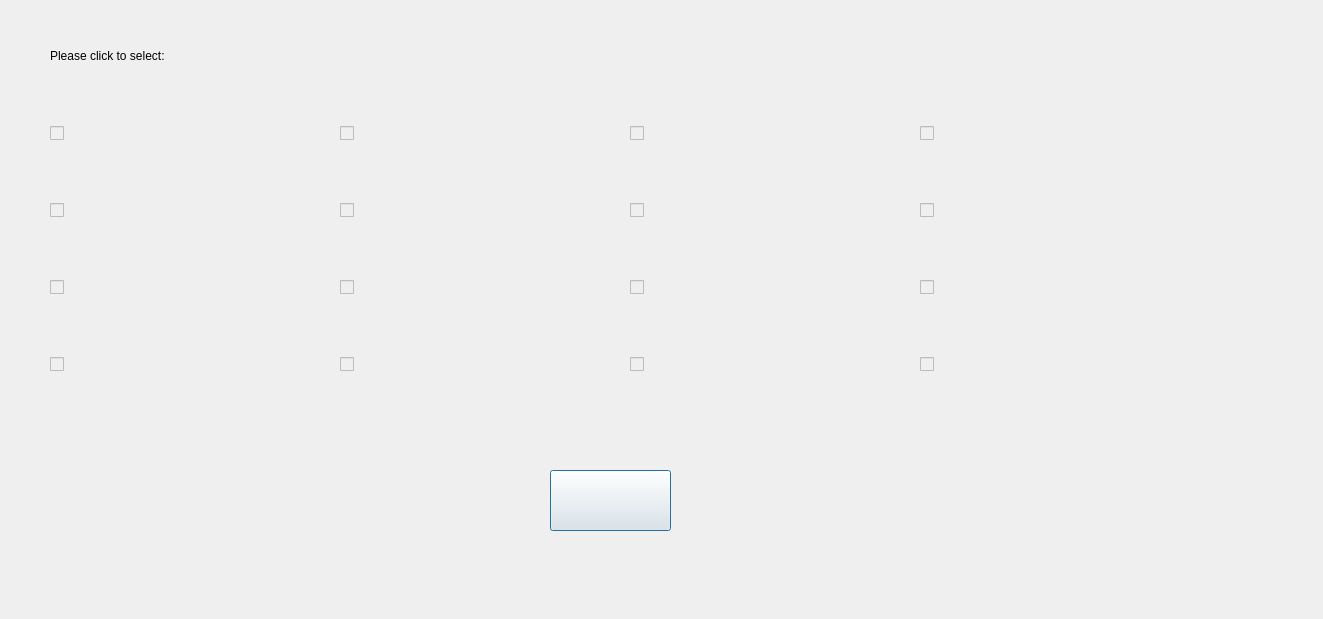
<?xml version="1.0" encoding="UTF-8"?>
<ui version="4.0">
 <class>TableBlg</class>
 <widget class="QDialog" name="TableBlg">
  <property name="geometry">
   <rect>
    <x>0</x>
    <y>0</y>
    <width>1323</width>
    <height>619</height>
   </rect>
  </property>
  <property name="windowTitle">
   <string>Dialog</string>
  </property>
  <property name="styleSheet">
   <string notr="true">QDialog#TableBlg{
	border-image: url(:/pictures/icon/frame_01.png);}</string>
  </property>
  <widget class="QPushButton" name="ok_button">
   <property name="geometry">
    <rect>
     <x>550</x>
     <y>470</y>
     <width>121</width>
     <height>61</height>
    </rect>
   </property>
   <property name="styleSheet">
    <string notr="true">QPushButton#ok_button{
border-image: url(:/pictures/icon/ok.png);}</string>
   </property>
   <property name="text">
    <string/>
   </property>
  </widget>
  <widget class="QWidget" name="verticalLayoutWidget">
   <property name="geometry">
    <rect>
     <x>50</x>
     <y>70</y>
     <width>251</width>
     <height>361</height>
    </rect>
   </property>
   <layout class="QVBoxLayout" name="verticalLayout">
    <item>
     <widget class="QCheckBox" name="choose_1">
      <property name="enabled">
       <bool>false</bool>
      </property>
      <property name="styleSheet">
       <string notr="true">font: 12pt &quot;华文中宋&quot;;</string>
      </property>
      <property name="text">
       <string/>
      </property>
     </widget>
    </item>
    <item>
     <widget class="QCheckBox" name="choose_2">
      <property name="enabled">
       <bool>false</bool>
      </property>
      <property name="styleSheet">
       <string notr="true">font: 12pt &quot;华文中宋&quot;;</string>
      </property>
      <property name="text">
       <string/>
      </property>
     </widget>
    </item>
    <item>
     <widget class="QCheckBox" name="choose_3">
      <property name="enabled">
       <bool>false</bool>
      </property>
      <property name="styleSheet">
       <string notr="true">font: 12pt &quot;华文中宋&quot;;</string>
      </property>
      <property name="text">
       <string/>
      </property>
     </widget>
    </item>
    <item>
     <widget class="QCheckBox" name="choose_4">
      <property name="enabled">
       <bool>false</bool>
      </property>
      <property name="styleSheet">
       <string notr="true">font: 12pt &quot;华文中宋&quot;;</string>
      </property>
      <property name="text">
       <string/>
      </property>
     </widget>
    </item>
   </layout>
  </widget>
  <widget class="QWidget" name="verticalLayoutWidget_2">
   <property name="geometry">
    <rect>
     <x>340</x>
     <y>70</y>
     <width>251</width>
     <height>361</height>
    </rect>
   </property>
   <layout class="QVBoxLayout" name="verticalLayout_2">
    <item>
     <widget class="QCheckBox" name="choose_5">
      <property name="enabled">
       <bool>false</bool>
      </property>
      <property name="styleSheet">
       <string notr="true">font: 12pt &quot;华文中宋&quot;;</string>
      </property>
      <property name="text">
       <string/>
      </property>
     </widget>
    </item>
    <item>
     <widget class="QCheckBox" name="choose_6">
      <property name="enabled">
       <bool>false</bool>
      </property>
      <property name="styleSheet">
       <string notr="true">font: 12pt &quot;华文中宋&quot;;</string>
      </property>
      <property name="text">
       <string/>
      </property>
     </widget>
    </item>
    <item>
     <widget class="QCheckBox" name="choose_7">
      <property name="enabled">
       <bool>false</bool>
      </property>
      <property name="styleSheet">
       <string notr="true">font: 12pt &quot;华文中宋&quot;;</string>
      </property>
      <property name="text">
       <string/>
      </property>
     </widget>
    </item>
    <item>
     <widget class="QCheckBox" name="choose_8">
      <property name="enabled">
       <bool>false</bool>
      </property>
      <property name="styleSheet">
       <string notr="true">font: 12pt &quot;华文中宋&quot;;</string>
      </property>
      <property name="text">
       <string/>
      </property>
     </widget>
    </item>
   </layout>
  </widget>
  <widget class="QWidget" name="verticalLayoutWidget_3">
   <property name="geometry">
    <rect>
     <x>630</x>
     <y>70</y>
     <width>251</width>
     <height>361</height>
    </rect>
   </property>
   <layout class="QVBoxLayout" name="verticalLayout_3">
    <item>
     <widget class="QCheckBox" name="choose_9">
      <property name="enabled">
       <bool>false</bool>
      </property>
      <property name="styleSheet">
       <string notr="true">font: 12pt &quot;华文中宋&quot;;</string>
      </property>
      <property name="text">
       <string/>
      </property>
     </widget>
    </item>
    <item>
     <widget class="QCheckBox" name="choose_10">
      <property name="enabled">
       <bool>false</bool>
      </property>
      <property name="styleSheet">
       <string notr="true">font: 12pt &quot;华文中宋&quot;;</string>
      </property>
      <property name="text">
       <string/>
      </property>
     </widget>
    </item>
    <item>
     <widget class="QCheckBox" name="choose_11">
      <property name="enabled">
       <bool>false</bool>
      </property>
      <property name="styleSheet">
       <string notr="true">font: 12pt &quot;华文中宋&quot;;</string>
      </property>
      <property name="text">
       <string/>
      </property>
     </widget>
    </item>
    <item>
     <widget class="QCheckBox" name="choose_12">
      <property name="enabled">
       <bool>false</bool>
      </property>
      <property name="styleSheet">
       <string notr="true">font: 12pt &quot;华文中宋&quot;;</string>
      </property>
      <property name="text">
       <string/>
      </property>
     </widget>
    </item>
   </layout>
  </widget>
  <widget class="QWidget" name="verticalLayoutWidget_4">
   <property name="geometry">
    <rect>
     <x>920</x>
     <y>70</y>
     <width>251</width>
     <height>361</height>
    </rect>
   </property>
   <layout class="QVBoxLayout" name="verticalLayout_4">
    <item>
     <widget class="QCheckBox" name="choose_13">
      <property name="enabled">
       <bool>false</bool>
      </property>
      <property name="styleSheet">
       <string notr="true">font: 12pt &quot;华文中宋&quot;;</string>
      </property>
      <property name="text">
       <string/>
      </property>
     </widget>
    </item>
    <item>
     <widget class="QCheckBox" name="choose_14">
      <property name="enabled">
       <bool>false</bool>
      </property>
      <property name="styleSheet">
       <string notr="true">font: 12pt &quot;华文中宋&quot;;</string>
      </property>
      <property name="text">
       <string/>
      </property>
     </widget>
    </item>
    <item>
     <widget class="QCheckBox" name="choose_15">
      <property name="enabled">
       <bool>false</bool>
      </property>
      <property name="styleSheet">
       <string notr="true">font: 12pt &quot;华文中宋&quot;;</string>
      </property>
      <property name="text">
       <string/>
      </property>
     </widget>
    </item>
    <item>
     <widget class="QCheckBox" name="choose_16">
      <property name="enabled">
       <bool>false</bool>
      </property>
      <property name="styleSheet">
       <string notr="true">font: 12pt &quot;华文中宋&quot;;</string>
      </property>
      <property name="text">
       <string/>
      </property>
     </widget>
    </item>
   </layout>
  </widget>
  <widget class="QLabel" name="label">
   <property name="geometry">
    <rect>
     <x>50</x>
     <y>40</y>
     <width>321</width>
     <height>31</height>
    </rect>
   </property>
   <property name="styleSheet">
    <string notr="true">QLabel#label{
font: 75 14pt &quot;Arial&quot;;}</string>
   </property>
   <property name="text">
    <string>Please click to select:</string>
   </property>
  </widget>
  <widget class="QWidget" name="to_see_possession" native="true">
   <property name="geometry">
    <rect>
     <x>70</x>
     <y>480</y>
     <width>91</width>
     <height>81</height>
    </rect>
   </property>
   <property name="styleSheet">
    <string notr="true">QWidget#to_see_possession{
border-image: url(:/pictures/icon/possession.png);}</string>
   </property>
  </widget>
  <widget class="QWidget" name="to_shop" native="true">
   <property name="geometry">
    <rect>
     <x>210</x>
     <y>480</y>
     <width>91</width>
     <height>81</height>
    </rect>
   </property>
   <property name="styleSheet">
    <string notr="true">QWidget#to_shop{
border-image: url(:/pictures/icon/shop_icon.png);}</string>
   </property>
  </widget>
  <widget class="QWidget" name="Frog_pic" native="true">
   <property name="geometry">
    <rect>
     <x>1060</x>
     <y>400</y>
     <width>151</width>
     <height>141</height>
    </rect>
   </property>
   <property name="styleSheet">
    <string notr="true">QWidget#Frog_pic{
border-image: url(:/pictures/frog_4.png);}</string>
   </property>
  </widget>
 </widget>
 <resources/>
 <connections/>
</ui>
